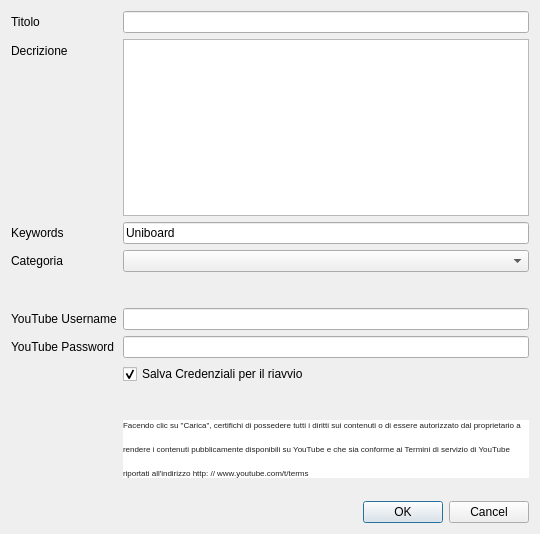
<?xml version="1.0" encoding="UTF-8"?>
<ui version="4.0">
 <class>YouTubePublishingDialog</class>
 <widget class="QDialog" name="YouTubePublishingDialog">
  <property name="windowModality">
   <enum>Qt::WindowModal</enum>
  </property>
  <property name="geometry">
   <rect>
    <x>0</x>
    <y>0</y>
    <width>540</width>
    <height>534</height>
   </rect>
  </property>
  <property name="windowTitle">
   <string>Publish Podcast to YouTube</string>
  </property>
  <layout class="QVBoxLayout" name="verticalLayout">
   <item>
    <layout class="QFormLayout" name="formLayout">
     <property name="fieldGrowthPolicy">
      <enum>QFormLayout::AllNonFixedFieldsGrow</enum>
     </property>
     <item row="0" column="0">
      <widget class="QLabel" name="titleLabel">
       <property name="text">
        <string>Titolo</string>
       </property>
      </widget>
     </item>
     <item row="0" column="1">
      <widget class="QLineEdit" name="title">
       <property name="maxLength">
        <number>60</number>
       </property>
      </widget>
     </item>
     <item row="2" column="0">
      <widget class="QLabel" name="decriptionLabel">
       <property name="text">
        <string>Decrizione</string>
       </property>
      </widget>
     </item>
     <item row="2" column="1">
      <widget class="QPlainTextEdit" name="description">
       <property name="sizePolicy">
        <sizepolicy hsizetype="Expanding" vsizetype="Fixed">
         <horstretch>0</horstretch>
         <verstretch>0</verstretch>
        </sizepolicy>
       </property>
       <property name="minimumSize">
        <size>
         <width>0</width>
         <height>168</height>
        </size>
       </property>
      </widget>
     </item>
     <item row="4" column="0">
      <widget class="QLabel" name="keywordsLabel">
       <property name="text">
        <string>Keywords</string>
       </property>
      </widget>
     </item>
     <item row="4" column="1">
      <widget class="QLineEdit" name="keywords">
       <property name="text">
        <string>Uniboard</string>
       </property>
      </widget>
     </item>
     <item row="5" column="0">
      <widget class="QLabel" name="label">
       <property name="text">
        <string>Categoria</string>
       </property>
      </widget>
     </item>
     <item row="5" column="1">
      <widget class="QComboBox" name="category"/>
     </item>
     <item row="6" column="1">
      <spacer name="verticalSpacer">
       <property name="orientation">
        <enum>Qt::Vertical</enum>
       </property>
       <property name="sizeType">
        <enum>QSizePolicy::Expanding</enum>
       </property>
       <property name="sizeHint" stdset="0">
        <size>
         <width>20</width>
         <height>40</height>
        </size>
       </property>
      </spacer>
     </item>
     <item row="7" column="0">
      <widget class="QLabel" name="label_2">
       <property name="text">
        <string>YouTube Username</string>
       </property>
      </widget>
     </item>
     <item row="7" column="1">
      <widget class="QLineEdit" name="email"/>
     </item>
     <item row="8" column="0">
      <widget class="QLabel" name="label_3">
       <property name="text">
        <string>YouTube Password</string>
       </property>
      </widget>
     </item>
     <item row="8" column="1">
      <widget class="QLineEdit" name="password">
       <property name="echoMode">
        <enum>QLineEdit::Password</enum>
       </property>
      </widget>
     </item>
     <item row="10" column="1">
      <widget class="QLabel" name="label_4">
       <property name="text">
        <string>&lt;!DOCTYPE HTML PUBLIC &quot;-//W3C//DTD HTML 4.0//EN&quot; &quot;http://www.w3.org/TR/REC-html40/strict.dtd&quot;&gt;
&lt;html&gt;&lt;head&gt;&lt;meta name=&quot;qrichtext&quot; content=&quot;1&quot; /&gt;&lt;style type=&quot;text/css&quot;&gt;
p, li { white-space: pre-wrap; }
&lt;/style&gt;&lt;/head&gt;&lt;body style=&quot; font-family:'MS Shell Dlg 2'; font-size:8pt; font-weight:400; font-style:normal;&quot;&gt;
&lt;p style=&quot; margin-top:0px; margin-bottom:0px; margin-left:0px; margin-right:0px; -qt-block-indent:0; text-indent:0px; line-height:24px; background-color:#ffffff;&quot;&gt;&lt;a name=&quot;tw-target-text&quot;&gt;&lt;/a&gt;&lt;span style=&quot; font-family:'inherit'; font-size:6pt; color:#212121;&quot;&gt;F&lt;/span&gt;&lt;span style=&quot; font-family:'inherit'; font-size:6pt; color:#212121;&quot;&gt;acendo clic su &amp;quot;Carica&amp;quot;, certifichi di possedere tutti i diritti sui contenuti o di essere autorizzato dal proprietario a rendere i contenuti pubblicamente disponibili su YouTube e che sia conforme ai Termini di servizio di YouTube riportati all'indirizzo http: // www.youtube.com/t/terms&lt;/span&gt;&lt;/p&gt;&lt;/body&gt;&lt;/html&gt;</string>
       </property>
       <property name="wordWrap">
        <bool>true</bool>
       </property>
       <property name="openExternalLinks">
        <bool>true</bool>
       </property>
       <property name="textInteractionFlags">
        <set>Qt::LinksAccessibleByMouse|Qt::TextSelectableByMouse</set>
       </property>
      </widget>
     </item>
     <item row="11" column="1">
      <widget class="QDialogButtonBox" name="dialogButtons">
       <property name="standardButtons">
        <set>QDialogButtonBox::Cancel|QDialogButtonBox::Ok</set>
       </property>
      </widget>
     </item>
     <item row="9" column="1">
      <widget class="QCheckBox" name="youtubeCredentialsPersistence">
       <property name="text">
        <string>Salva Credenziali per il riavvio</string>
       </property>
       <property name="checked">
        <bool>true</bool>
       </property>
      </widget>
     </item>
    </layout>
   </item>
  </layout>
 </widget>
 <layoutdefault spacing="6" margin="11"/>
 <resources/>
 <connections/>
</ui>
